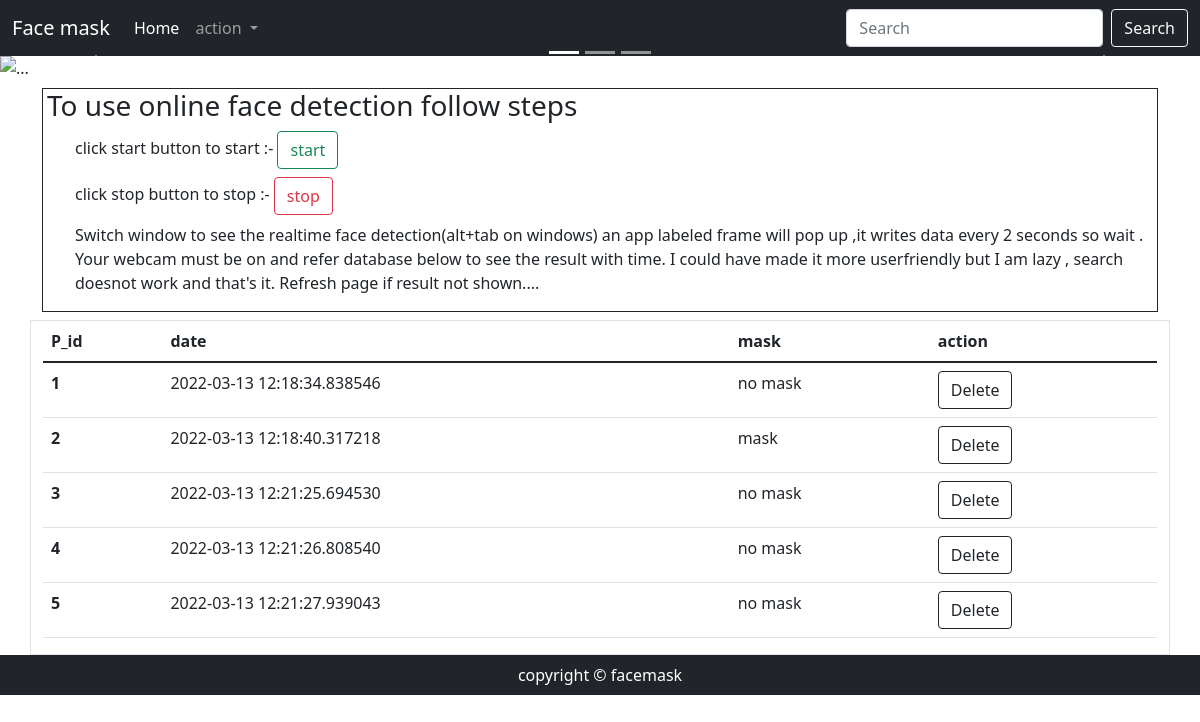
The page /display on the database its author committed.
### web.py (models this page shows)
class wearmask(db.Model):
    __bind_key__ = 'wearmask'
    sno = db.Column(db.Integer, primary_key=True)
    Date = db.Column(db.DateTime, default=datetime.now)
    mask = db.Column(db.String(10))

### web.py (the view)
@web.route("/display")
def display():
    value = wearmask.query.all()
    return render_template("display.html", wearmask=value, )

### templates/display.html (shortened to what this page needs)
<!doctype html>
<html lang="en">
<head>
    <link href="https://cdn.jsdelivr.net/npm/bootstrap@5.1.3/dist/css/bootstrap.min.css" rel="stylesheet"
>
</head>
<body>
    <nav class="navbar navbar-expand-lg navbar-dark bg-dark">
        <div class="container-fluid">
            <a class="navbar-brand" href="#">Face mask </a>
            <div class="collapse navbar-collapse" id="navbarSupportedContent">
                <ul class="navbar-nav me-auto mb-2 mb-lg-0">
                    <li class="nav-item">
                        <a class="nav-link active" aria-current="page" href="#">Home</a>
                    </li>
                    <li class="nav-item dropdown">
                        <a class="nav-link dropdown-toggle" href="#" id="navbarDropdown" role="button"
                            data-bs-toggle="dropdown" aria-expanded="false">
                            action
                        </a>
                    </li>
                </ul>
                <form class="d-flex">
                    <input class="form-control me-2" type="search" placeholder="Search" aria-label="Search">
                    <button class="btn btn-outline-light" type="submit">Search</button>
                </form>
            </div>
        </div>
    </nav>
    <div id="carouselExampleIndicators" class="carousel slide" data-bs-ride="carousel">
        <div class="carousel-indicators">
            <button type="button" data-bs-target="#carouselExampleIndicators" data-bs-slide-to="0" class="active"
                aria-current="true" aria-label="Slide 1"></button>
            <button type="button" data-bs-target="#carouselExampleIndicators" data-bs-slide-to="1"
                aria-label="Slide 2"></button>
            <button type="button" data-bs-target="#carouselExampleIndicators" data-bs-slide-to="2"
                aria-label="Slide 3"></button>
        </div>
        <div class="carousel-inner">
            <div class="carousel-item active">
                <img src="/static/1.jpg" class="d-block w-100" alt="...">
            </div>
        </div>
        <button class="carousel-control-prev" type="button" data-bs-target="#carouselExampleIndicators"
            data-bs-slide="prev">
            <span class="carousel-control-prev-icon" aria-hidden="true"></span>
        </button>
        <button class="carousel-control-next" type="button" data-bs-target="#carouselExampleIndicators"
            data-bs-slide="next">
            <span class="carousel-control-next-icon" aria-hidden="true"></span>
        </button>
    </div>
<div class="container">
    <div class="border border-dark  my-2">
    <h3 class="mx-1">To use online face detection follow steps</h3>
    <ul style="list-style: none;"><li>
    click start button to start :-   <a class="btn btn-outline-success" href="/startdetectmask" role="button">start</a>
    </li>
    <li>
click stop button to stop :- <a class="btn btn-outline-danger my-2"  href="/stopdetectmask" role="button">stop</a>
    </li>
    <li>
       Switch window to see the realtime face detection(alt+tab on windows) an app labeled frame will pop up ,it writes data every 2 seconds so wait . Your webcam must be on  and refer database below to see the result with time. I could have made it more userfriendly but I am lazy , search doesnot work and that's it. Refresh page if result not shown....
    </li>
</ul>
</div>
</div>
<div class="container border"><table class="table">
    <thead>
        <tr>
            <th scope="col">P_id</th>
            <th scope="col">date</th>
            <th scope="col">mask</th>
            <th scope="col">action</th>
        </tr>
    </thead>
    <tbody>
        {% for entry in wearmask %}
        <tr>
            <th scope="row">{{loop.index}}</th>
            <td>{{entry.Date}}</td>
            <td>{{entry.mask}}</td>
            <td><a href="/delete/{{entry.sno}} " button type="submit" class="btn btn-outline-dark">Delete</button></td>
        </tr>
        {% endfor %}
</table></div>
<div>
    <footer class="bg-dark text-white text-center py-2 " >
        copyright &copy; facemask
    </footer>
</div>
</body>
</html>

### rows shown on the page
wearmask: Date "2022-03-13 12:18:34.838546", mask "no mask"
wearmask: Date "2022-03-13 12:18:40.317218", mask "mask"
wearmask: Date "2022-03-13 12:21:25.694530", mask "no mask"
wearmask: Date "2022-03-13 12:21:26.808540", mask "no mask"
wearmask: Date "2022-03-13 12:21:27.939043", mask "no mask"
